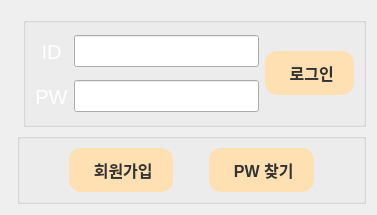
      <widget class="QWidget" name="page_login">
       <layout class="QGridLayout" name="gridLayout_2">
        <item row="0" column="0" rowspan="3" colspan="3">
         <widget class="QLabel" name="label_5">
          <property name="text">
           <string/>
          </property>
          <property name="pixmap">
           <pixmap resource="img.qrc">:/images/loginmain.png</pixmap>
          </property>
          <property name="scaledContents">
           <bool>true</bool>
          </property>
         </widget>
        </item>
        <item row="1" column="2">
         <widget class="QGroupBox" name="groupBox_login_lineEdit">
          <property name="maximumSize">
           <size>
            <width>16777215</width>
            <height>110</height>
           </size>
          </property>
          <property name="title">
           <string/>
          </property>
          <layout class="QGridLayout" name="gridLayout_3">
           <item row="1" column="0">
            <widget class="QLabel" name="label_3">
             <property name="minimumSize">
              <size>
               <width>0</width>
               <height>40</height>
              </size>
             </property>
             <property name="palette">
              <palette>
               <active>
                <colorrole role="WindowText">
                 <brush brushstyle="SolidPattern">
                  <color alpha="255">
                   <red>255</red>
                   <green>255</green>
                   <blue>255</blue>
                  </color>
                 </brush>
                </colorrole>
               </active>
               <inactive>
                <colorrole role="WindowText">
                 <brush brushstyle="SolidPattern">
                  <color alpha="255">
                   <red>255</red>
                   <green>255</green>
                   <blue>255</blue>
                  </color>
                 </brush>
                </colorrole>
               </inactive>
               <disabled/>
              </palette>
             </property>
             <property name="font">
              <font>
               <pointsize>15</pointsize>
              </font>
             </property>
             <property name="text">
              <string>PW</string>
             </property>
             <property name="alignment">
              <set>Qt::AlignmentFlag::AlignCenter</set>
             </property>
            </widget>
           </item>
           <item row="0" column="1">
            <widget class="QLineEdit" name="lineEdit_id">
             <property name="minimumSize">
              <size>
               <width>0</width>
               <height>30</height>
              </size>
             </property>
             <property name="font">
              <font>
               <pointsize>15</pointsize>
              </font>
             </property>
             <property name="alignment">
              <set>Qt::AlignmentFlag::AlignCenter</set>
             </property>
             <property name="clearButtonEnabled">
              <bool>true</bool>
             </property>
            </widget>
           </item>
           <item row="1" column="1">
            <widget class="QLineEdit" name="lineEdit_pw">
             <property name="minimumSize">
              <size>
               <width>0</width>
               <height>30</height>
              </size>
             </property>
             <property name="font">
              <font>
               <pointsize>15</pointsize>
              </font>
             </property>
             <property name="alignment">
              <set>Qt::AlignmentFlag::AlignCenter</set>
             </property>
             <property name="clearButtonEnabled">
              <bool>true</bool>
             </property>
            </widget>
           </item>
           <item row="0" column="0">
            <widget class="QLabel" name="label_2">
             <property name="minimumSize">
              <size>
               <width>0</width>
               <height>40</height>
              </size>
             </property>
             <property name="palette">
              <palette>
               <active>
                <colorrole role="WindowText">
                 <brush brushstyle="SolidPattern">
                  <color alpha="255">
                   <red>255</red>
                   <green>255</green>
                   <blue>255</blue>
                  </color>
                 </brush>
                </colorrole>
               </active>
               <inactive>
                <colorrole role="WindowText">
                 <brush brushstyle="SolidPattern">
                  <color alpha="255">
                   <red>255</red>
                   <green>255</green>
                   <blue>255</blue>
                  </color>
                 </brush>
                </colorrole>
               </inactive>
               <disabled/>
              </palette>
             </property>
             <property name="font">
              <font>
               <pointsize>15</pointsize>
              </font>
             </property>
             <property name="text">
              <string>ID</string>
             </property>
             <property name="alignment">
              <set>Qt::AlignmentFlag::AlignCenter</set>
             </property>
            </widget>
           </item>
           <item row="0" column="2" rowspan="2">
            <widget class="QPushButton" name="pushButton_login">
             <property name="minimumSize">
              <size>
               <width>0</width>
               <height>40</height>
              </size>
             </property>
             <property name="font">
              <font>
               <pointsize>-1</pointsize>
               <bold>true</bold>
              </font>
             </property>
             <property name="styleSheet">
              <string notr="true">QPushButton {
    background-color: #FFE0B2;
    color: #333333;
    border: none;
    border-radius: 12px;
    padding: 10px 20px;
    font-size: 16px;
    font-weight: bold;
    outline: none;
}

QPushButton:focus {
    outline: none;
}

QPushButton:hover {
    background-color: #FFD180;
}

QPushButton:pressed {
    background-color: #FFCC80;
}</string>
             </property>
             <property name="text">
              <string> 로그인</string>
             </property>
             <property name="icon">
              <iconset resource="img.qrc">
               <normaloff>:/images/user-lock.png</normaloff>:/images/user-lock.png</iconset>
             </property>
            </widget>
           </item>
          </layout>
         </widget>
        </item>
        <item row="2" column="1" colspan="2">
         <widget class="QGroupBox" name="groupBox_login_button">
          <property name="maximumSize">
           <size>
            <width>16777215</width>
            <height>130</height>
           </size>
          </property>
          <property name="title">
           <string/>
          </property>
          <layout class="QGridLayout" name="gridLayout_4" rowstretch="0,0,0">
           <item row="2" column="2">
            <spacer name="horizontalSpacer_7">
             <property name="orientation">
              <enum>Qt::Orientation::Horizontal</enum>
             </property>
             <property name="sizeHint" stdset="0">
              <size>
               <width>30</width>
               <height>20</height>
              </size>
             </property>
            </spacer>
           </item>
           <item row="2" column="3">
            <widget class="QPushButton" name="pushButton_findpw">
             <property name="minimumSize">
              <size>
               <width>0</width>
               <height>40</height>
              </size>
             </property>
             <property name="font">
              <font>
               <pointsize>-1</pointsize>
               <bold>true</bold>
              </font>
             </property>
             <property name="styleSheet">
              <string notr="true">QPushButton {
    background-color: #FFE0B2;
    color: #333333;
    border: none;
    border-radius: 12px;
    padding: 10px 20px;
    font-size: 16px;
    font-weight: bold;
    outline: none;
}

QPushButton:focus {
    outline: none;
}

QPushButton:hover {
    background-color: #FFD180;
}

QPushButton:pressed {
    background-color: #FFCC80;
}</string>
             </property>
             <property name="text">
              <string> PW 찾기</string>
             </property>
             <property name="icon">
              <iconset resource="img.qrc">
               <normaloff>:/images/key-round.png</normaloff>:/images/key-round.png</iconset>
             </property>
            </widget>
           </item>
           <item row="2" column="0">
            <spacer name="horizontalSpacer_8">
             <property name="orientation">
              <enum>Qt::Orientation::Horizontal</enum>
             </property>
             <property name="sizeHint" stdset="0">
              <size>
               <width>40</width>
               <height>20</height>
              </size>
             </property>
            </spacer>
           </item>
           <item row="2" column="1">
            <widget class="QPushButton" name="pushButton_signin">
             <property name="minimumSize">
              <size>
               <width>0</width>
               <height>40</height>
              </size>
             </property>
             <property name="font">
              <font>
               <pointsize>-1</pointsize>
               <bold>true</bold>
              </font>
             </property>
             <property name="styleSheet">
              <string notr="true">QPushButton {
    background-color: #FFE0B2;
    color: #333333;
    border: none;
    border-radius: 12px;
    padding: 10px 20px;
    font-size: 16px;
    font-weight: bold;
    outline: none;
}

QPushButton:focus {
    outline: none;
}

QPushButton:hover {
    background-color: #FFD180;
}

QPushButton:pressed {
    background-color: #FFCC80;
}</string>
             </property>
             <property name="text">
              <string> 회원가입</string>
             </property>
             <property name="icon">
              <iconset resource="img.qrc">
               <normaloff>:/images/user-plus.png</normaloff>:/images/user-plus.png</iconset>
             </property>
            </widget>
           </item>
           <item row="2" column="4">
            <spacer name="horizontalSpacer_9">
             <property name="orientation">
              <enum>Qt::Orientation::Horizontal</enum>
             </property>
             <property name="sizeHint" stdset="0">
              <size>
               <width>40</width>
               <height>20</height>
              </size>
             </property>
            </spacer>
           </item>
          </layout>
         </widget>
        </item>
       </layout>
      </widget>
